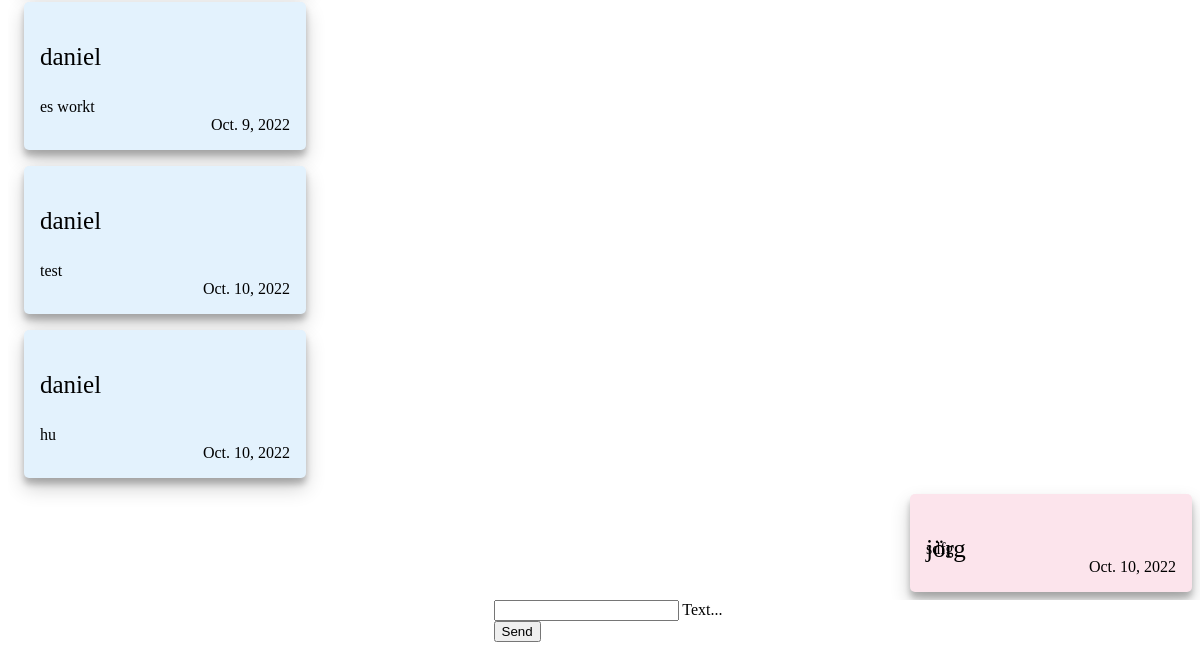
Before: /chat/28/ (signed in, lower part) with the older database file.
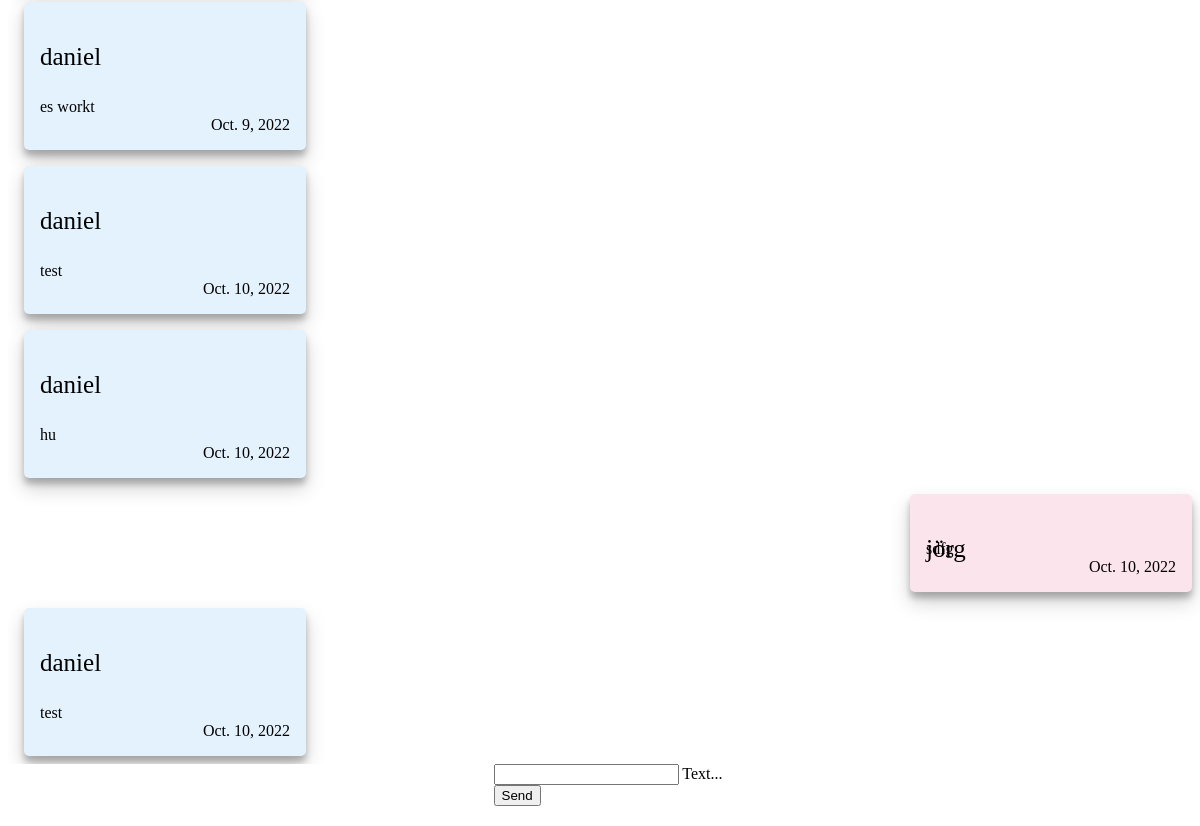
After: the same page with the newer database file.
### chat/models.py (models this page shows)
class Message(models.Model):
    text = models.CharField(max_length=500)
    created_at = DateField(default=date.today)
    chat = models.ForeignKey(Chat, on_delete=models.CASCADE, related_name='chat_message_set', default=None, blank=True, null=True)
    author = models.ForeignKey(settings.AUTH_USER_MODEL, on_delete=models.CASCADE, related_name='author_message_set')
    reciever = models.ForeignKey(settings.AUTH_USER_MODEL, on_delete=models.CASCADE, related_name='receiver_message_set')

### chat/views.py (the view, shortened to what this page needs)
# urls.py: path("chat/<int:id>/", message_view , name="chat"),
@login_required(login_url='/login/')
@csrf_exempt
def message_view(request, id):
    all_users = User.objects.all
    all_chats = Chat.objects.filter(participant1 = request.user.id) | Chat.objects.filter(participant2 = request.user.id)
    text_messages = Message.objects.filter(chat_id=id)
    my_chat = Chat.objects.get(id=id)
    if(request.user.id == my_chat.participant1.id):
        reciever_user = my_chat.participant2
    else:
        reciever_user = my_chat.participant1
    return render(request, 'chat/chat.html', {'messages': text_messages,'users': all_users, "chats": all_chats, "recieverUser": reciever_user, "chatId": id})

### chat/templates/chat/chat.html (shortened to what this page needs)
{% extends "base.html" %} {% block content %} {% if request.user.is_authenticated %}
<div id="workspace">
    <div id="messagecontainer">
        {% for message in messages %}
        {% if request.user == message.author %}
        <div id="loggedInUserMessage">
            <div id="card" style="background-color: #E3F2FD">
                <div style="min-height: 30px; display: flex; justify-content: flex-start;">
                    <p style="font-size: 25px; height: 30px;">{{ message.author }}</p>
                </div>
                <div>
                    {{ message.text }}
                </div>
                <div id="createdAt">
                    <span>{{message.created_at}}</span>
                </div>
          </div>
        </div>
          {% else %}
          <div id="notloggedInUserMessage">
            <div id="card" style="background-color: #FCE4EC">
                <div style="height: 30px; display: flex; justify-content: flex-start;">
                    <p style="font-size: 25px; height: 30px;">{{ message.author }}</p>
                </div>
                <div>
                    {{ message.text }}
                </div>
                <div id="createdAt">
                    <span>{{message.created_at}}</span>
                </div>
            </div>
        </div>
          {% endif %}
        {% endfor %}
    </div>
        <div id="sendArea">
            <form onsubmit="sendMessage(); return false;" method="post">
                <div class="mdl-textfield mdl-js-textfield mdl-textfield--floating-label">
                    <input class="mdl-textfield__input" name="textmessage" type="text" id="messageField">
                    <label class="mdl-textfield__label" for="messageField">Text...</label>
                </div>
                <button class="mdl-button mdl-js-button mdl-button--raised mdl-js-ripple-effect mdl-button--accent">
                                Send
                </button>
            </form>
        </div>
</div>
{% endif %} {% endblock %}

Changed rows visible on the page:
added Message: author "daniel", text "test", created_at "Oct. 10, 2022"
